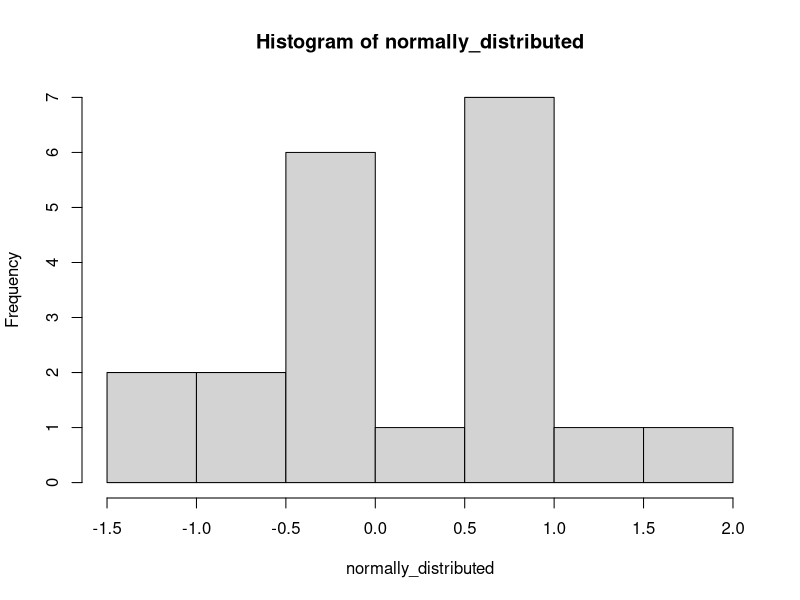
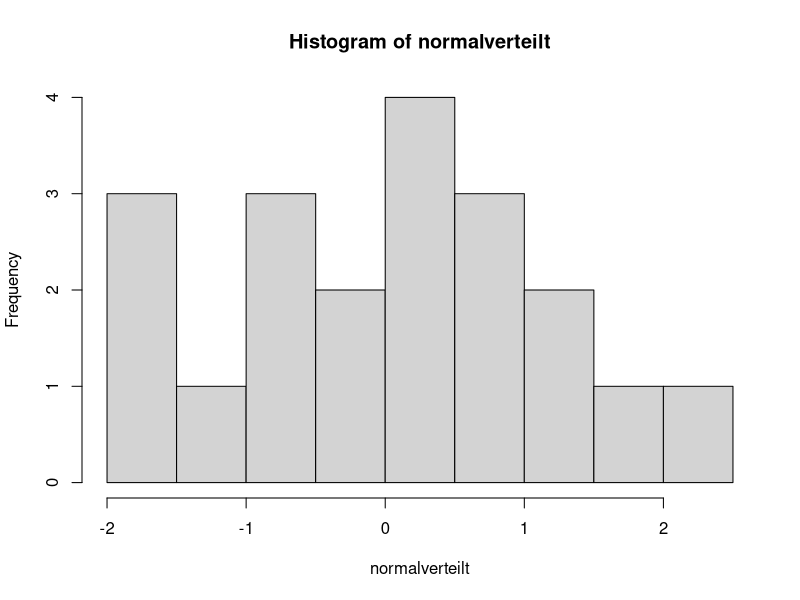

These charts were generated, in order, by the following R code:
## ---- chunk 1
tehilla <- 54
tehilla
## ---- chunk 2
age_obj <- 35
age_obj_2 <- 1
I_will_be_X_next_year <-  age_obj + age_obj_2
I_will_be_X_next_year
## ---- chunk 3
my_variable <- 10
my_variable
## ---- chunk 4
name <- "Tehilla"
## ---- chunk 5
numeric_vector <- c(1, 2, 3, 4, 5)
character_vector <- c("apple", "banana", "cherry")
## ---- chunk 6
x <- 5    # numeric, specifically an integer
y <- 5.5  # numeric, specifically a double
## ---- chunk 7
name <- "John Doe"
name
## ---- chunk 8
flag <- TRUE
flag
## ---- chunk 9
count <- 23L
count
## ---- chunk 10
gender <- factor(c("Male", "Female", "Female", "Male"))
gender
## ---- chunk 11
my_list <- list(name = "Alice", age = 25, scores = c(85, 90, 92))
my_list
## ---- chunk 12
# Create a numeric vector
numbers <- c(5, 10, 15, 20, 25) 

# The function c() is used very often. It combines elements into a vector.
numbers
## ---- chunk 13
# Calculate the mean
average <- mean(numbers)

# Print the result
print(average)

## ---- chunk 14
seq(from = 1, to = 10, by = 1)
seq(from = 1, to = 10, length.out = 5)
## ---- chunk 15
rnorm(n = 20, mean = 0, sd = 1) # randomly draws 20 values from the normal distribution with a mean of 0 and SD of 1
## ---- chunk 16
normally_distributed <- rnorm(n = 20, mean = 0, sd = 1)
hist(normally_distributed) 
## ---- chunk 17
tehilla <- 54
tehilla
## ---- chunk 18
age_obj <- 35
age_obj_2 <- 1
Ich_werde_nächstes_Jahr_X_sein <-  age_obj + age_obj_2
Ich_werde_nächstes_Jahr_X_sein

## ---- chunk 19
meine_variable <- 10
meine_variable
## ---- chunk 20
name <- "Tehilla"

## ---- chunk 21
numerischer_vektor <- c(1, 2, 3, 4, 5)
character_vektor <- c("Apfel", "Banane", "Kirsche")
## ---- chunk 22
x <- 5    # numerisch, speziell eine Ganzzahl
y <- 5.5  # numerisch, speziell eine Dezimalzahl
## ---- chunk 23
name <- "John Doe"
name
## ---- chunk 24
flag <- TRUE
flag
## ---- chunk 25
anzahl <- 23L
anzahl
## ---- chunk 26
geschlecht <- factor(c("Männlich", "Weiblich", "Weiblich", "Männlich"))
geschlecht
## ---- chunk 27
meine_liste <- list(name = "Alice", alter = 25, punkte = c(85, 90, 92))
meine_liste
## ---- chunk 28
# Einen numerischen Vektor erstellen
zahlen <- c(5, 10, 15, 20, 25)

# Die Funktion c() wird sehr oft verwendet. Sie fügt Elemente zu einem Vektor zusammen.
zahlen
## ---- chunk 29
# Den Mittelwert berechnen
durchschnitt <- mean(zahlen)

# Das Ergebnis ausgeben
print(durchschnitt)
## ---- chunk 30
seq(from = 1, to = 10, by = 1)
seq(from = 1, to = 10, length.out = 5)
## ---- chunk 31
rnorm(n = 20, mean = 0, sd = 1) 
## ---- chunk 32
normalverteilt <- rnorm(n = 20, mean = 0, sd = 1)
hist(normalverteilt) 
